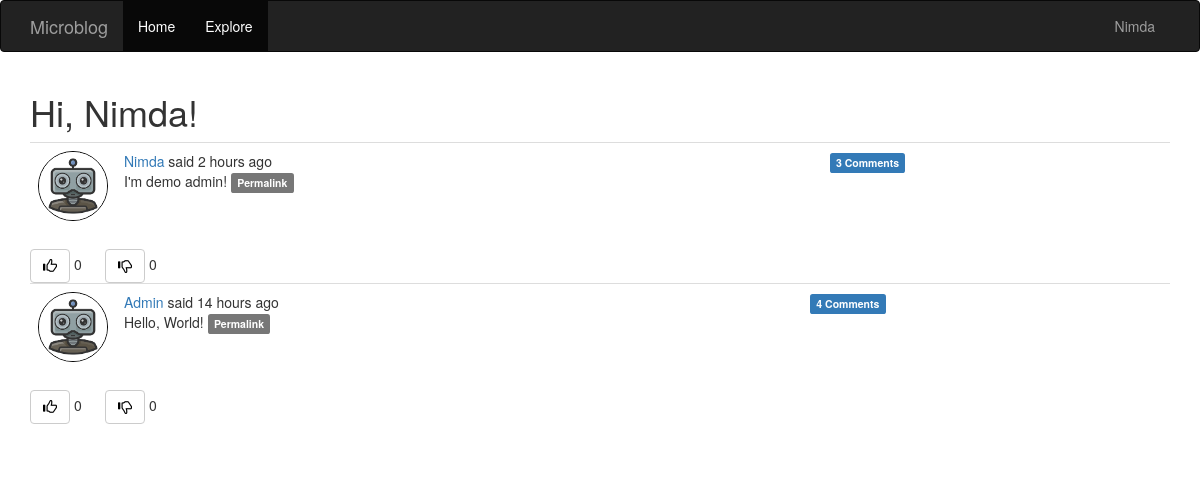
The page /explore (signed in) on the database its author committed.
### app/models.py (models this page shows, shortened)
class User(UserMixin ,db.Model):
    id = db.Column(db.Integer, primary_key=True)
    username = db.Column(db.String(64), index=True, unique=True)
    email = db.Column(db.String(128), index=True, unique=True)
    password_hash = db.Column(db.String(128))
    posts = db.relationship('Post', backref='author', lazy='dynamic')
    about_me = db.Column(db.Text)
    image_file = db.Column(db.String(20), nullable=False, default='default.png')
    last_seen = db.Column(db.DateTime, default=datetime.utcnow)
    followed = db.relationship(
        'User', secondary=followers,
        primaryjoin=(followers.c.follower_id==id),
        secondaryjoin=(followers.c.followed_id==id),
        backref=db.backref('followers', lazy='dynamic'), lazy='dynamic')
    comments = db.relationship('Comment', backref='author', lazy='dynamic')
    liked = db.relationship(
        'PostLike',
        foreign_keys='PostLike.user_id',
        backref='user', lazy='dynamic')
    disliked = db.relationship(
        'PostDislike',
        foreign_keys='PostDislike.user_id',
        backref='user', lazy='dynamic')
    def has_liked_post(self, post):
        return PostLike.query.filter(
            PostLike.user_id == self.id,
            PostLike.post_id == post.id).count() > 0
    def has_disliked_post(self, post):
        return PostDislike.query.filter(
            PostDislike.user_id == self.id,
            PostDislike.post_id == post.id).count() > 0

class Post(db.Model):
    id = db.Column(db.Integer, primary_key=True)
    body = db.Column(db.Text)
    timestamp = db.Column(db.DateTime, index=True, default=datetime.utcnow)
    user_id = db.Column(db.Integer, db.ForeignKey('user.id'))
    comments = db.relationship('Comment', backref='post', lazy='dynamic')
    likes = db.relationship('PostLike', backref='post', lazy='dynamic')
    dislikes = db.relationship('PostDislike', backref='post', lazy='dynamic')

### app/routes.py (the view)
@app.route('/explore')
@login_required
def explore():
    page = request.args.get('page', 1, type=int)
    posts = Post.query.order_by(Post.timestamp.desc()).paginate(
        page, app.config['POSTS_PER_PAGE'], False)
    next_url = url_for('blog', page=posts.next_num) \
        if posts.has_next else None
    prev_url = url_for('blog', page=posts.prev_num) \
        if posts.has_prev else None
    return render_template('blog.html', title="Explore", posts=posts.items,
                            next_url=next_url, prev_url=prev_url)

### app/models.py (called while the page is built)
@login.user_loader
def load_user(id):
    return User.query.get(int(id))

### app/routes.py (called while the page is built)
@app.before_request
def before_request():
    if current_user.is_authenticated:
        current_user.last_seen = datetime.utcnow()
        db.session.commit()

### app/templates/blog.html (shortened to what this page needs)
{% extends 'base.html' %}
{% import 'bootstrap/wtf.html' as wtf %}
{% block app_content %}
    <h1>{{ _('Hi, %(username)s!', username=current_user.username) }} </h1>
    {% for post in posts %}
        {% include '_post.html' %}
        {% include '_like.html' %}
    {% endfor %}
{% endblock  %}

### app/templates/base.html (shortened to what this page needs)
{% extends 'bootstrap/base.html' %}
{% block navbar %}
    <nav class="navbar navbar-inverse">
        <div class="container">
            <div class="navbar-header">
                <a class="navbar-brand" href="{{url_for('blog') }}">Microblog</a>
            </div>
            <div class="collapse navbar-collapse" id="bs-example-navbar-collapse-1">
                <ul class="nav navbar-nav">
                    <li class="active"><a href="{{ url_for('blog') }}">{{ _('Home') }}</a></li>
                    <li class="active"><a href="{{ url_for('explore') }}">{{ _('Explore') }}</a></li>
                </ul>
                <ul class="nav navbar-nav navbar-right">
                    {% if current_user.is_anonymous %}
                    <li><button type="submit" class="btn btn-default"><a href="{{ url_for('login') }}">{{ _('Sign in') }}</a></button></li>
                    {% else %}
                    <li class="dropdown">
                        <a href="#" class="dropdown-toggle" data-toggle="dropdown" role="button" aria-haspopup="true" aria-expanded="false">{{ current_user.username }}</a>
                    </div>
                    {% endif %}
            </div>
    </nav>
{% endblock  %}
{% block content %}
    <div class="container">
        {% block app_content %}{% endblock  %}
{% endblock  %}

### app/templates/_post.html (shortened to what this page needs)
<table class="table table-hover">
    <tr>
        <td width="70px">
            <a href="{{ url_for('user', username=post.author.username) }}">
                <img src="{{ url_for('static', filename='avatars/' + post.author.image_file) }}" class="img-circle" width="70" height="70" style="border:1px solid black">
            </a>
        </td>
        <td>
            {{ _('%(username)s said %(when)s', username=user_link, when=moment(post.timestamp).fromNow()) }}
            <br>
            {{ post.body }}
            <a href="{{ url_for('post', id=post.id) }}">
                <span class="label label-default">Permalink</span>
            </a>
        </td>
        <td>
            <a href="{{ url_for('post', id=post.id) }}#comments">
                <span class="label label-primary">{{ post.comments.count()}} Comments</span>
            </a>
        </td>
    </tr>
</table>

### app/templates/_like.html
<table>
    <tr>
        <td width='75px'>
            {% if current_user.has_liked_post(post) %}
            <a href="{{ url_for('like_action', post_id=post.id, action='unlike') }}" title="You're liked this post">
                <button type="button" class="btn btn-default" aria-label="Left Align">
                    <span class="glyphicon glyphicon-thumbs-up" style="color:blue" aria-hidden="true"></span>
                </button>
            </a>
            {% else %}
            <a href="{{ url_for('like_action', post_id=post.id, action='like') }}">
                <button type="button" class="btn btn-default" aria-label="Left Align">
                    <span class="glyphicon glyphicon-thumbs-up" style="color:black" aria-hidden="true"></span>
                </button>
            </a>
        {% endif %}
        {{ post.likes.count() }}
        </td>
        <td width='75px'>
            {% if current_user.has_disliked_post(post) %}
            <a href="{{ url_for('like_action', post_id=post.id, action='undislike') }}" title="You're disliked this post">
                <button type="button" class="btn btn-default" aria-label="Left Align">
                    <span class="glyphicon glyphicon-thumbs-down" style="color:blue" aria-hidden="true"></span>
                </button>
            </a>
            {% else %}
            <a href="{{ url_for('like_action', post_id=post.id, action='dislike') }}">
                <button type="button" class="btn btn-default" aria-label="Left Align">
                    <span class="glyphicon glyphicon-thumbs-down" style="color:black" aria-hidden="true"></span>
                </button>
            </a>
        {% endif %}
        {{ post.dislikes.count() }}
        </td>
    </tr>
</table>

### rows shown on the page
User: username "Nimda"
Post: image_file (placeholder picture), body "I'm demo admin!", comments.count "3", likes.count "0", dislikes.count "0"
Post: image_file (placeholder picture), body "Hello, World!", comments.count "4", likes.count "0", dislikes.count "0"
